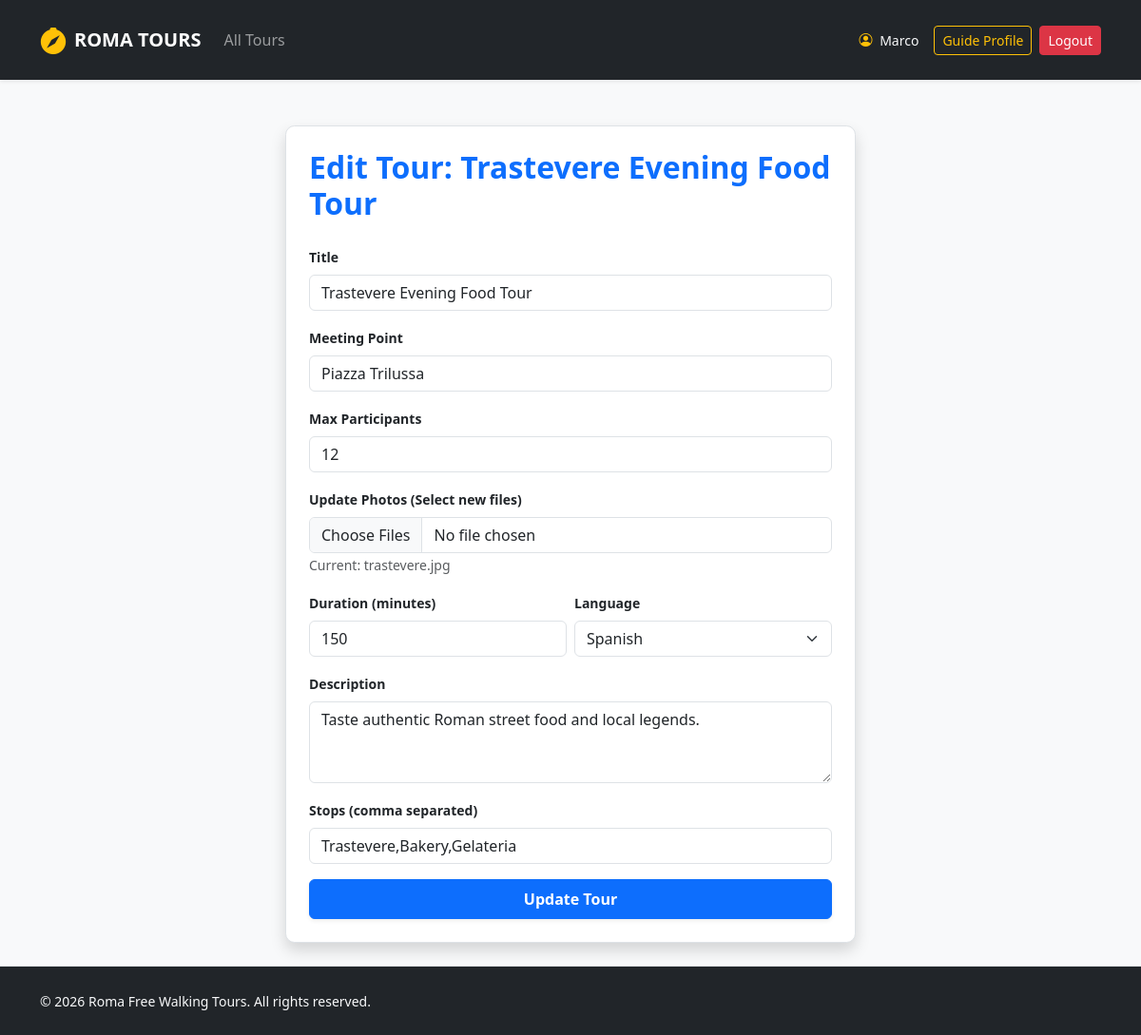
Page /guide/tour/edit/3 (signed in) on the earlier database version.
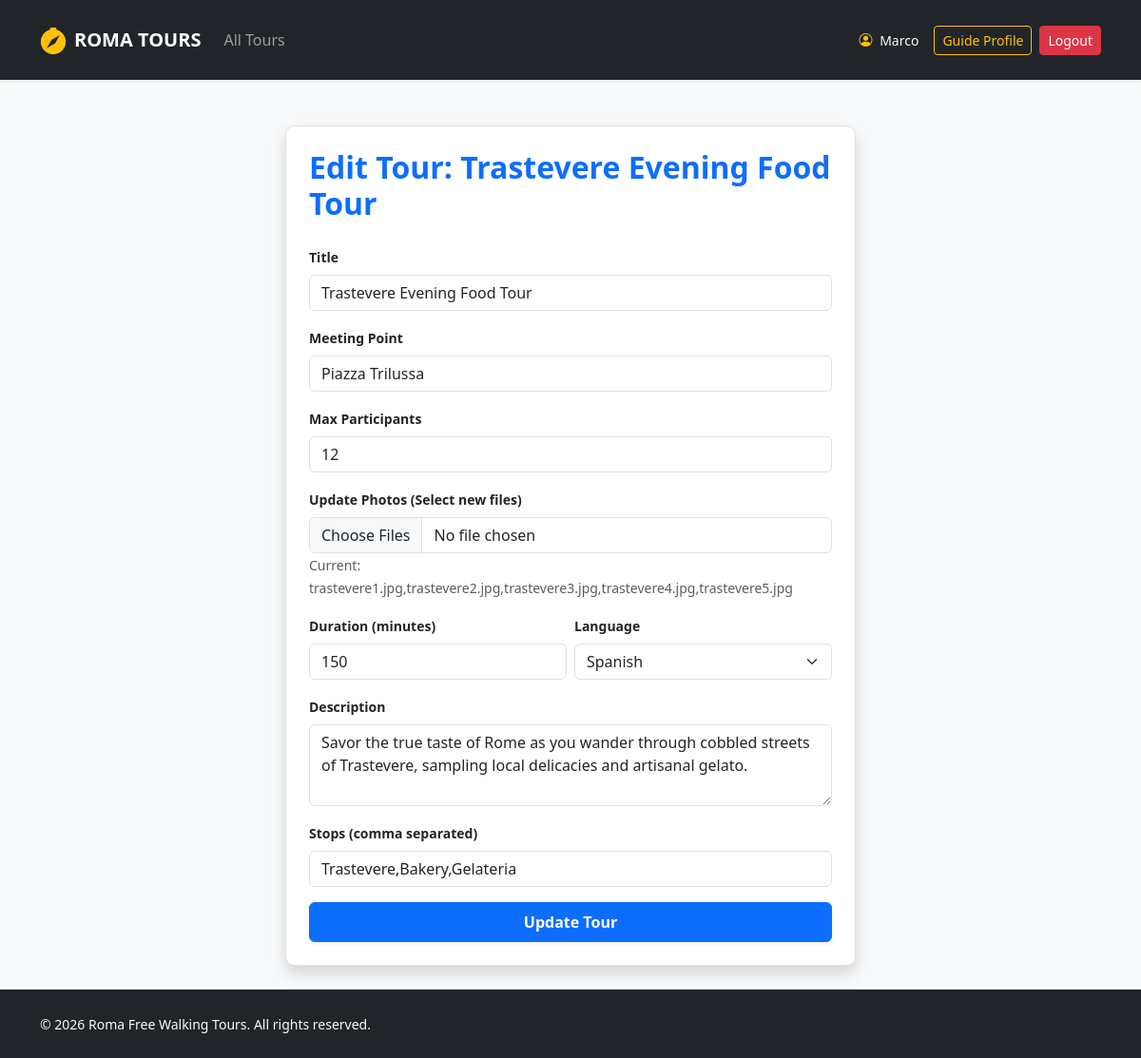
Same page on the later database version.
### tables this page shows
CREATE TABLE tours (
            id INTEGER PRIMARY KEY AUTOINCREMENT,
            guide_id INTEGER NOT NULL,
            title TEXT NOT NULL,
            meeting_point TEXT NOT NULL,
            duration INTEGER NOT NULL,
            language TEXT NOT NULL,
            max_participants INTEGER NOT NULL,
            description TEXT NOT NULL,
            stops TEXT NOT NULL,
            photos TEXT NOT NULL,
            FOREIGN KEY (guide_id) REFERENCES users(id) ON DELETE CASCADE
        );

### routes/guide_routes.py (the view, shortened to what this page needs)
@guide_bp.route("/guide/tour/edit/<int:tour_id>", methods=["GET", "POST"])
@login_required
@guide_required
def edit_tour(tour_id):
    tour = tours_dao.get_tour_by_id(tour_id)
    reportable_tours = tours_dao.get_past_tours_with_reservations(current_user.id)
    is_reportable = any(t['id'] == tour_id for t in reportable_tours)
    if is_reportable and not tour['is_reported']:
        flash("You must submit the post-tour report before editing this completed tour!", "danger")
        return redirect(url_for("auth.profile_guide"))
    return render_template("edit_tour.html", tour=tour)

### app.py (called while the page is built)
@login_manager.user_loader
def load_user(user_id):
    db_user = get_user_by_id(user_id)
    if db_user:
        return User(
            id=db_user["id"], name=db_user["name"], surname=db_user["surname"],
            email=db_user["email"], role=db_user["role"], languages=db_user["languages"]
        )
    return None

### dao/tours_dao.py (called while the page is built)
def get_tour_by_id(p_tour_id):
    query = """
        SELECT t.*, u.name as guide_name, u.surname as guide_surname,
               GROUP_CONCAT(ts.day_of_week || ' (' || ts.start_time || ')', ', ') as schedule,
               CASE WHEN tr.id IS NOT NULL THEN 1 ELSE 0 END as is_reported
        FROM tours t
        LEFT JOIN tour_schedule ts ON t.id = ts.tour_id
        JOIN users u ON t.guide_id = u.id
        LEFT JOIN tour_reports tr ON t.id = tr.tour_id
        WHERE t.id = ?
        GROUP BY t.id
    """
    conn = sqlite3.connect(DB_FILE_PATH)
    conn.row_factory = sqlite3.Row
    cursor = conn.cursor()
    cursor.execute(query, (p_tour_id,))
    tour = cursor.fetchone()
    conn.close()
    return tour

### templates/edit_tour.html (shortened to what this page needs)
{% extends 'base.html' %}
{% block content %}
<div class="col-12 d-flex justify-content-center py-4">
    <div class="card shadow border p-4" style="width: 100%; max-width: 600px;">
        <h2 class="mb-4 fw-bold text-primary">Edit Tour: {{ tour.title }}</h2>
        <form method="POST" enctype="multipart/form-data">
            <div class="mb-3">
                <label for="title" class="form-label small fw-bold">Title</label>
                <input type="text" name="title" id="title" class="form-control" value="{{ tour.title }}" required>
            </div>
            <div class="mb-3">
                <label for="meeting_point" class="form-label small fw-bold">Meeting Point</label>
                <input type="text" name="meeting_point" id="meeting_point" class="form-control" value="{{ tour.meeting_point }}" required>
            </div>
            <div class="mb-3">
                <label for="max_participants" class="form-label small fw-bold">Max Participants</label>
                <input type="number" name="max_participants" id="max_participants" class="form-control" value="{{ tour.max_participants }}" required>
            </div>
            <div class="mb-3">
                <label for="photos" class="form-label small fw-bold">Update Photos (Select new files)</label>
                <input type="file" name="photos" id="photos" class="form-control" multiple accept="image/*">
                <small class="text-muted">Current: {{ tour.photos }}</small>
            </div>
            <div class="row g-2 mb-3">
                <div class="col-md-6">
                    <label for="duration" class="form-label small fw-bold">Duration (minutes)</label>
                    <input type="number" name="duration" id="duration" class="form-control" value="{{ tour.duration }}" required>
                </div>
                <div class="col-md-6">
                    <label for="language" class="form-label small fw-bold">Language</label>
                    <select name="language" id="language" class="form-select" required>
                        <option value="Spanish" {% if tour.language == 'Spanish' %}selected{% endif %}>Spanish</option>
                    </select>
                </div>
            </div>
            <div class="mb-3">
                <label for="description" class="form-label small fw-bold">Description</label>
                <textarea name="description" id="description" class="form-control" rows="3" required>{{ tour.description }}</textarea>
            </div>
            <div class="mb-3">
                <label for="stops" class="form-label small fw-bold">Stops (comma separated)</label>
                <input type="text" name="stops" id="stops" class="form-control" value="{{ tour.stops }}" required>
            </div>
            <button type="submit" class="btn btn-primary w-100 py-2 fw-bold shadow-sm">Update Tour</button>
        </form>
    </div>
</div>
{% endblock %}

Differences in the rows shown:
changed tours "Trastevere Evening Food Tour": photos "trastevere.jpg" → "trastevere1.jpg,trastevere2.jpg,trastevere3.jpg,trastevere4.jpg,trastevere5.jpg"; description "Taste authentic Roman street food and local legends." → "Savor the true taste of Rome as you wander through cobbled streets of Trastevere, sampling local delicacies and artisanal gelato."
